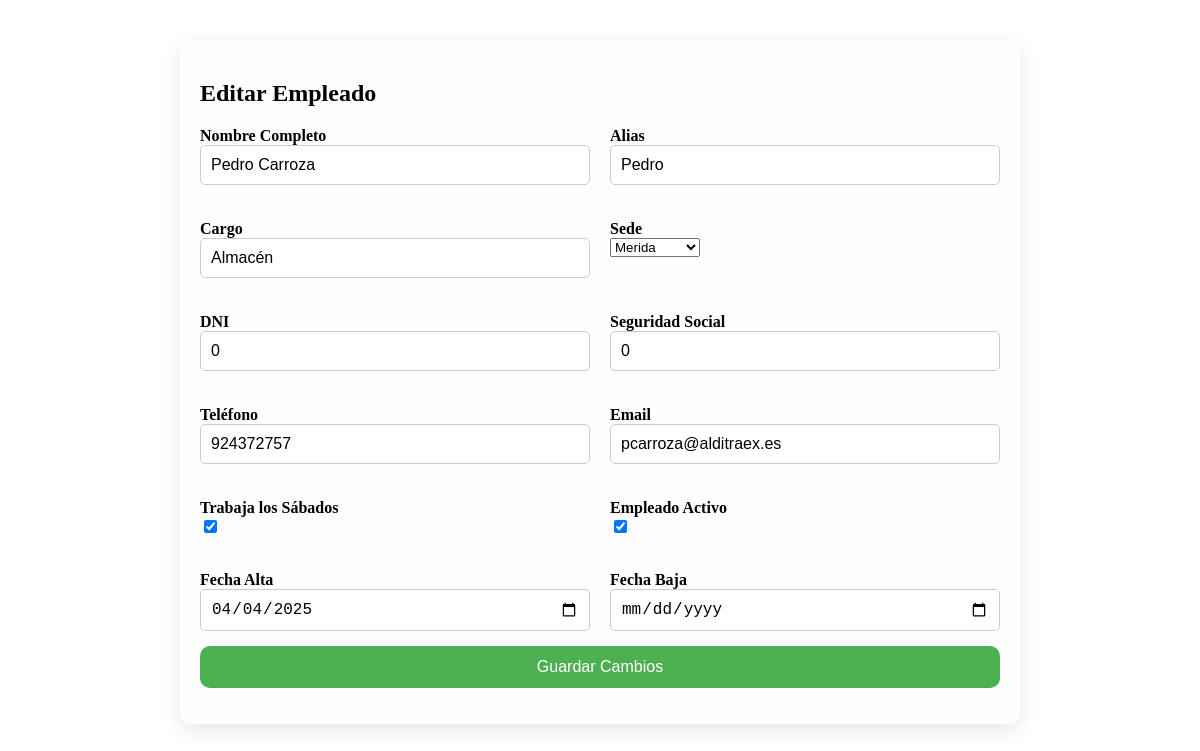
/editar_empleado/3, run on the app's committed database.
### models.py (models this page shows, shortened)
class Empleado(UserMixin, db.Model):  # Modificamos el modelo Empleado para que herede UserMixin
    __tablename__ = "empleado"
    id = db.Column(db.Integer, primary_key=True, autoincrement=True, nullable=False)
    nombre = db.Column(db.String(100), nullable=False)
    usuario = db.Column(db.String(10), unique=True, nullable=False)
    password = db.Column(db.String(200), nullable=False)  # Aseguramos que la contraseña sea suficientemente larga
    cargo = db.Column(db.String(30), nullable=False)
    alias = db.Column(db.String, nullable=False)
    nombre_completo = db.Column(db.String, nullable=False)
    dni = db.Column(db.String, nullable=True)
    seguridad_social = db.Column(db.String, nullable=True)
    sede = db.Column(db.String, db.CheckConstraint("sede IN ('Merida', 'Navalmoral')", name='check_sede'), nullable=True)
    telefono = db.Column(db.String(9), nullable=False)
    email = db.Column(db.String(100), nullable=False)
    fecha_alta = db.Column(db.DateTime, nullable=False)
    fecha_baja = db.Column(db.DateTime, nullable=True)
    sabados = db.Column(db.Boolean, nullable=False)
    activo = db.Column(db.Boolean, nullable=False)

### funciones/editar_empleado.py (the view, shortened to what this page needs)
    @app.route('/editar_empleado/<int:id>', methods=['GET', 'POST'])
    def editar_empleado(id):
        empleado = Empleado.query.get(id)  # Obtener el empleado específico por su ID
        if not empleado:
            return redirect(url_for('empleados'))  # Si no existe, redirigir a la lista de empleados
        return render_template('editar_empleado.html', empleado=empleado)

### funciones/editar_empleado.py (called while the page is built, shortened)
def ruta_editar_empleado(app):
    @app.route('/editar_empleado/<int:id>', methods=['GET', 'POST'])
    def editar_empleado(id):
        empleado = Empleado.query.get(id)  # Obtener el empleado específico por su ID
        if not empleado:
            return redirect(url_for('empleados'))  # Si no existe, redirigir a la lista de empleados
        return render_template('editar_empleado.html', empleado=empleado)

### templates/editar_empleado.html (shortened to what this page needs)
<div class="form-container">
    <h2>Editar Empleado</h2>
    <form id="editEmpleadoForm" method="POST" action="{{ url_for('editar_empleado', id=empleado.id) }}">
        <div class="form-grid">
            <div class="form-group">
                <label for="editNombre">Nombre Completo</label>
                <input type="text" id="editNombre" name="nombre_completo" value="{{ empleado.nombre_completo }}" required>
            </div>
            <div class="form-group">
                <label for="editAlias">Alias</label>
                <input type="text" id="editAlias" name="alias" value="{{ empleado.alias }}" required>
            </div>
            <div class="form-group">
                <label for="editCargo">Cargo</label>
                <input type="text" id="editCargo" name="cargo" value="{{ empleado.cargo }}" required>
            </div>
            <div class="form-group">
                <label for="editSede">Sede</label>
                <select id="editSede" name="sede" required>
                    <option value="Merida" {% if empleado.sede == 'Merida' %}selected{% endif %}>Merida</option>
            </select>
            </div>
            <div class="form-group">
                <label for="editDni">DNI</label>
                <input type="text" id="editDni" name="dni" value="{{ empleado.dni }}">
            </div>
            <div class="form-group">
                <label for="editSeguridadSocial">Seguridad Social</label>
                <input type="text" id="editSeguridadSocial" name="seguridad_social" value="{{ empleado.seguridad_social }}">
            </div>
            <div class="form-group">
                <label for="editTelefono">Teléfono</label>
                <input type="text" id="editTelefono" name="telefono" value="{{ empleado.telefono }}" required>
            </div>
            <div class="form-group">
                <label for="editEmail">Email</label>
                <input type="email" id="editEmail" name="email" value="{{ empleado.email }}" required>
            </div>
            <div class="form-group">
                <label for="editSabados">Trabaja los Sábados</label>
                <input type="checkbox" id="editSabados" name="sabados" {% if empleado.sabados %}checked{% endif %}>
            </div>
            <div class="form-group">
                <label for="editActivo">Empleado Activo</label>
                <input type="checkbox" id="editActivo" name="activo" {% if empleado.activo %}checked{% endif %}>
            </div>
            <div class="form-group">
                <label for="editFechaAlta">Fecha Alta</label>
                <input type="date" id="editFechaAlta" name="fecha_alta" value="{{ empleado.fecha_alta.strftime('%Y-%m-%d') }}" required>
            </div>
            <div class="form-group">
                <label for="editFechaBaja">Fecha Baja</label>
                <input type="date" id="editFechaBaja" name="fecha_baja" value="{{ empleado.fecha_baja.strftime('%Y-%m-%d') if empleado.fecha_baja else '' }}">
            </div>
        </div>
        <button type="submit" class="btn">Guardar Cambios</button>
    </form>
</div>

### templates/editar_empleado.html (style rules this page uses)
.form-container { background-color: #fefefe; padding: 20px; border-radius: 10px; box-shadow: 0 6px 20px rgba(0, 0, 0, 0.1); width: 100%; max-width: 800px; margin: 40px auto; }
.form-grid { display: grid; grid-template-columns: 1fr 1fr; gap: 20px; }
.form-group { margin-bottom: 15px; }
.form-group label { display: block; font-weight: bold; }
.form-group input { width: 100%; padding: 10px; font-size: 16px; border-radius: 5px; border: 1px solid #ccc; }
.form-group input[type="checkbox"] { width: auto; }
.btn { background-color: #4CAF50; color: white; padding: 12px 30px; border: none; border-radius: 10px; font-size: 1rem; cursor: pointer; transition: background-color 0.3s ease, transform 0.3s ease; width: 100%; }

### data on the page
Empleado: nombre_completo "Pedro Carroza", alias "Pedro", cargo "Almacén", sede "Merida", dni "0", seguridad_social "0", telefono "924372757", email "pcarroza@alditraex.es", sabados "☑", activo "☑", fecha_alta "04/04/2025"
